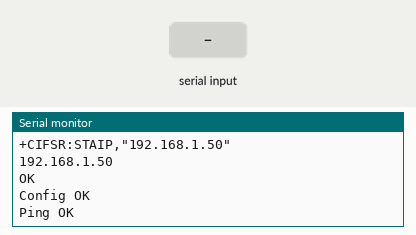
A sketch run on a simulated Arduino Uno, built with avr-gcc and run on an emulated ATmega328P. On the bench: the last lines printed to the serial monitor. The test bench sets the inputs (shaded band). The modem accepts every AT command (registered, SIM ready, sends succeed) and sends nothing else.

Above: at 2.2 s.
2.3 s: "1" received over the second serial link
At 3.5 s:
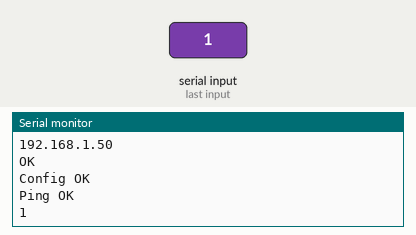
3.8 s: "0" received over the second serial link
At 4.8 s:
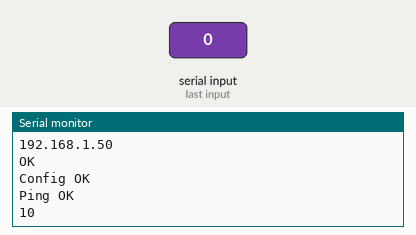

Measured:
- after the input at 2.3 s, the serial monitor: prints a new line at once (image 1)
- after the input at 3.8 s, the serial monitor: prints a new line at once (image 2)

The sketch:

P02_GooglePing.ino
```cpp
/*
Google-Ping Example.
Change SSID and PASSWORD
 */

#define SSID "5673RM11"
#define PASSWORD "frankmarcel"

#define DEBUG true

#include <SoftwareSerial.h>

SoftwareSerial esp8266(11, 12);

void setup()
{
  // Open serial communications and wait for port to open:
  Serial.begin(19200);
  // set the data rate for the SoftwareSerial port
  esp8266.begin(19200);

  if (!espConfig()) serialDebug();
  else debug("Config OK");

  if (sendCom("AT+PING=\"www.google.de\"", "OK"))
  {
    Serial.println("Ping OK");
    digitalWrite(13, HIGH);
  }
  else
  {
    Serial.println("Ping Error");
  }
}

void loop() // run over and over
{
  //Start serial Debug Mode - Type Commandos over serial Monitor
  serialDebug();
}

//-----------------------------------------Config ESP8266------------------------------------

boolean espConfig()
{
  boolean success = true;
  esp8266.setTimeout(5000);
  success &= sendCom("AT+RST", "ready");
  esp8266.setTimeout(1000);
  if (configStation(SSID, PASSWORD)) {
    success &= true;
    debug("WLAN Connected");
    debug("My IP is:");
    debug(sendCom("AT+CIFSR"));
  }
  else
  {
    success &= false;
  }
  //shorter Timeout for faster wrong UPD-Comands handling
  success &= sendCom("AT+CIPMODE=0", "OK");
  success &= sendCom("AT+CIPMUX=0", "OK");

  return success;
}


boolean configStation(String vSSID, String vPASSWORT)
{
  boolean success = true;
  success &= (sendCom("AT+CWMODE=1", "OK"));
  esp8266.setTimeout(20000);
  success &= (sendCom("AT+CWJAP=\"" + String(vSSID) + "\",\"" + String(vPASSWORT) + "\"", "OK"));
  esp8266.setTimeout(1000);
  return success;
}

boolean configAP()
{
  boolean success = true;

  success &= (sendCom("AT+CWMODE=2", "OK"));
  success &= (sendCom("AT+CWSAP=\"NanoESP\",\"\",5,0", "OK"));

  return success;
}

//-----------------------------------------------Controll ESP-----------------------------------------------------

boolean sendCom(String command, char respond[])
{
  esp8266.println(command);
  if (esp8266.findUntil(respond, "ERROR"))
  {
    return true;
  }
  else
  {
    debug("ESP SEND ERROR: " + command);
    return false;
  }
}

String sendCom(String command)
{
  esp8266.println(command);
  return esp8266.readString();
}


//-------------------------------------------------Debug Functions------------------------------------------------------
void serialDebug() {
  while (true)
  {
    if (esp8266.available())
      Serial.write(esp8266.read());
    if (Serial.available())
      esp8266.write(Serial.read());
  }
}

void debug(String Msg)
{
  if (DEBUG)
  {
    Serial.println(Msg);
  }
}
```
